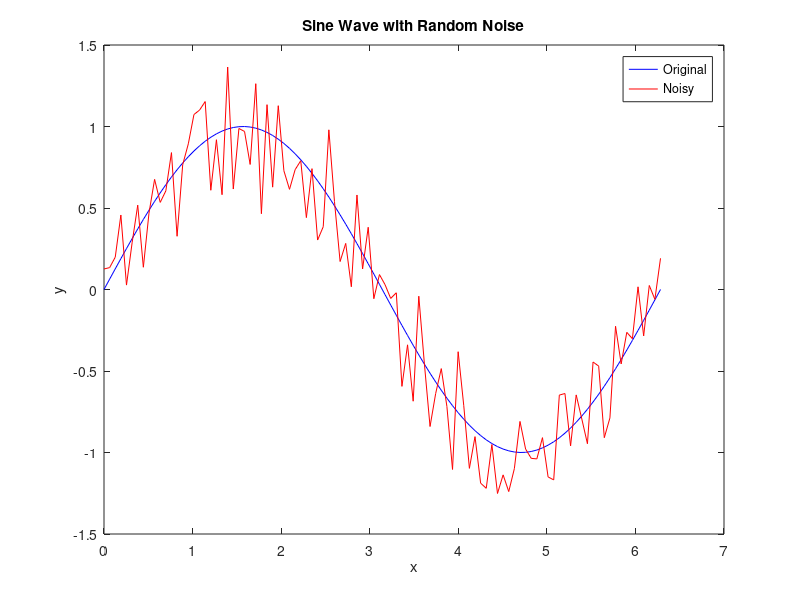

The MATLAB script that drew this image:
% Day 041: Random Noise Addition
x = linspace(0, 2*pi, 100);
y = sin(x);
noise = randn(size(x)) * 0.2;
y_noisy = y + noise;
plot(x, y, 'b', x, y_noisy, 'r');
legend('Original', 'Noisy');
title('Sine Wave with Random Noise');
xlabel('x'); ylabel('y');
